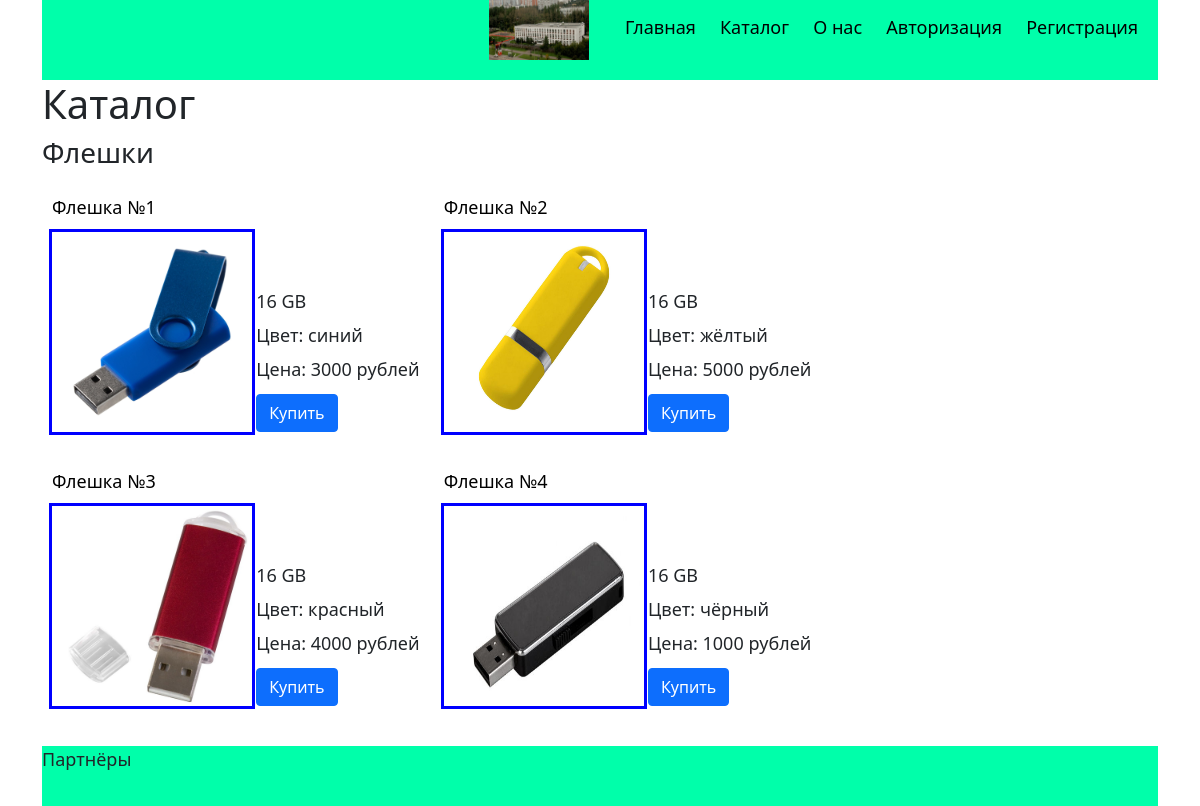
Page /catalog/ on the committed database.
### ORM.py (models this page shows)
class Goods(db.Model):
    id = db.Column(db.Integer, primary_key=True)
    name = db.Column(db.String(80), nullable=False)
    quantity = db.Column(db.Integer, nullable=False)
    description = db.Column(db.String(200))
    price_id = db.Column(db.Integer, db.ForeignKey('prices.id'))
    price = db.relationship('Prices', backref=db.backref('good', lazy=False))
    photo_link = db.Column(db.String(80))
    colour = db.Column(db.String(80))
    category_id = db.Column(db.Integer, db.ForeignKey('categories.id'))
    category = db.relationship('Categories', backref=db.backref('goods', lazy=False))
    def link(self):
        return '/product?good_id='+str(self.id)

class Prices(db.Model):
    id = db.Column(db.Integer, primary_key=True)
    price = db.Column(db.Integer, nullable=False)
    start_date = db.Column(db.DateTime, nullable=False)
    end_date = db.Column(db.DateTime, nullable=False)

### main.py (the view)
@app.route('/catalog/', methods=['GET', 'POST'])
def catalog():
    if request.method == 'POST':
        action = request.form['buy']
        good_id = int(action)
        if buy(good_id):
            return redirect(url_for('sign_in'), code=301)
    min_price=int(request.args.get('min_price',0))
    max_price=int(request.args.get('max_price',10**9))
    login = session.get('login')
    goods=[]
    quantity = dict()
    for i in Goods.query.all():
        if min_price<=i.price.price<=max_price:
            goods.append(i)
            cart = list(filter(lambda x: x.customer.login == login and x.good.id == i.id, Shopping_cart.query.all()))
            if not cart == []:
                quantity[i.id] = cart[0].quantity
    return render_template('catalog.html',goods=goods, quantity = quantity)

### templates/catalog.html (shortened to what this page needs)
{% extends "base.html" %}
{% block content %}
        <h1>Каталог</h1>
        <h3>Флешки</h3>
        <div class='catalog_items'>
            {% for good in goods %}
                <div class="catalog_item">
                    <div class="description">
                        <div>
                            <p><a href={{good.link()}}>{{good.name}}</a></p>
                        </div>
                        <div>
                            <a href={{good.link()}}><img class=BuylistImage src="{{ url_for('static', filename=good.photo_link) }}" alt="Флешка №1"></a>
                        </div>
                    </div>
                    <div class="description">
                        <p>16 GB</p>
                        <p>Цвет: {{good.colour}}</p>
                        <p>Цена: {{good.price.price}} рублей</p>
                        <form method="POST">
                            <button type="submit" name="buy" value="{{good.id}}" class="btn btn-primary">Купить</button>
                        </form>
                    </div>
                </div>
            {% endfor %}
        </div>
{% endblock %}

### static/Style.css (style rules this page uses)
a { text-decoration: none; color: black; font-size: large; }
p { font-size: large; }
.catalog_item { display: inline-block; padding: 20px 10px; }
.BuylistImage { width: 200px; height: 200px; outline:3px solid blue; display: inline-block; }
.description { display: inline-block; vertical-align: bottom; line-height: 1; }

### rows in the picture
Goods: name "Флешка №1", photo_link (picture), colour "синий", price.price "3000", {{ good.id }} 1 (drawn)
Goods: name "Флешка №2", photo_link (picture), colour "жёлтый", price.price "5000", {{ good.id }} 2 (drawn)
Goods: name "Флешка №3", photo_link (picture), colour "красный", price.price "4000", {{ good.id }} 3 (drawn)
Goods: name "Флешка №4", photo_link (picture), colour "чёрный", price.price "1000", {{ good.id }} 4 (drawn)
